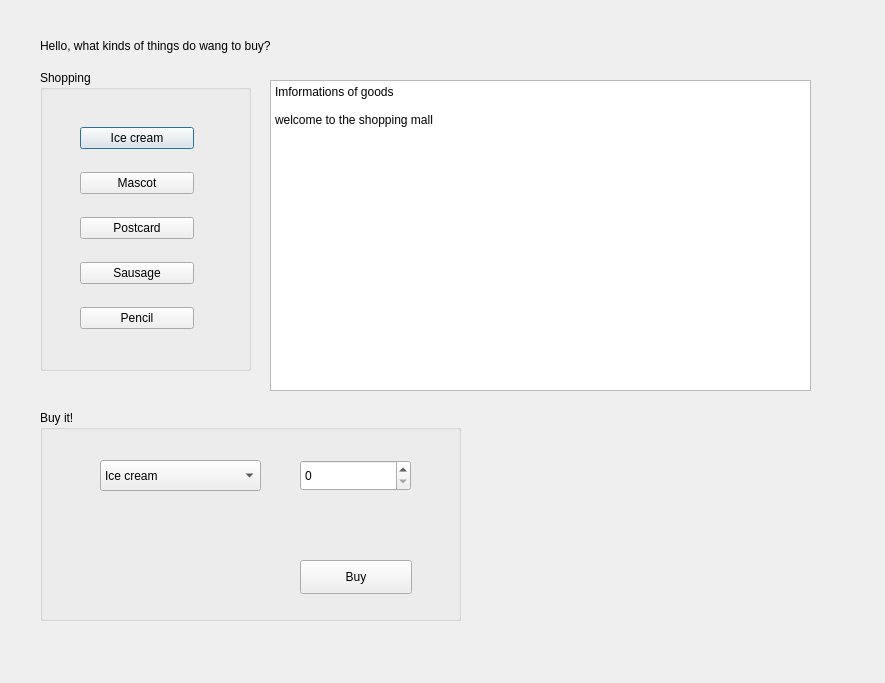
<?xml version="1.0" encoding="UTF-8"?>
<ui version="4.0">
 <class>Dialogbuy</class>
 <widget class="QDialog" name="Dialogbuy">
  <property name="geometry">
   <rect>
    <x>0</x>
    <y>0</y>
    <width>885</width>
    <height>683</height>
   </rect>
  </property>
  <property name="windowTitle">
   <string>Goods</string>
  </property>
  <widget class="QGroupBox" name="groupBox">
   <property name="geometry">
    <rect>
     <x>40</x>
     <y>70</y>
     <width>211</width>
     <height>301</height>
    </rect>
   </property>
   <property name="title">
    <string>Shopping</string>
   </property>
   <widget class="QWidget" name="layoutWidget">
    <property name="geometry">
     <rect>
      <x>40</x>
      <y>40</y>
      <width>114</width>
      <height>241</height>
     </rect>
    </property>
    <layout class="QVBoxLayout" name="verticalLayout">
     <item>
      <widget class="QPushButton" name="pushButton_ice">
       <property name="text">
        <string>Ice cream</string>
       </property>
      </widget>
     </item>
     <item>
      <widget class="QPushButton" name="pushButton_mascot">
       <property name="text">
        <string>Mascot</string>
       </property>
      </widget>
     </item>
     <item>
      <widget class="QPushButton" name="pushButton_postcard">
       <property name="text">
        <string>Postcard</string>
       </property>
      </widget>
     </item>
     <item>
      <widget class="QPushButton" name="pushButton_sausage">
       <property name="text">
        <string>Sausage</string>
       </property>
      </widget>
     </item>
     <item>
      <widget class="QPushButton" name="pushButton_pencil">
       <property name="text">
        <string>Pencil</string>
       </property>
      </widget>
     </item>
    </layout>
   </widget>
  </widget>
  <widget class="QLabel" name="label_hellow">
   <property name="geometry">
    <rect>
     <x>40</x>
     <y>30</y>
     <width>541</width>
     <height>31</height>
    </rect>
   </property>
   <property name="text">
    <string>Hello, what kinds of things do wang to buy?</string>
   </property>
  </widget>
  <widget class="QGroupBox" name="groupBox_buy">
   <property name="geometry">
    <rect>
     <x>40</x>
     <y>410</y>
     <width>421</width>
     <height>211</height>
    </rect>
   </property>
   <property name="title">
    <string>Buy it! </string>
   </property>
   <widget class="QPushButton" name="pushButton_buy">
    <property name="geometry">
     <rect>
      <x>260</x>
      <y>150</y>
      <width>112</width>
      <height>34</height>
     </rect>
    </property>
    <property name="text">
     <string>Buy</string>
    </property>
   </widget>
   <widget class="QComboBox" name="comboBox">
    <property name="geometry">
     <rect>
      <x>60</x>
      <y>50</y>
      <width>161</width>
      <height>31</height>
     </rect>
    </property>
    <item>
     <property name="text">
      <string>Ice cream</string>
     </property>
    </item>
    <item>
     <property name="text">
      <string>Pencil</string>
     </property>
    </item>
    <item>
     <property name="text">
      <string>Postcard</string>
     </property>
    </item>
    <item>
     <property name="text">
      <string>mascot</string>
     </property>
    </item>
    <item>
     <property name="text">
      <string>sausage</string>
     </property>
    </item>
   </widget>
   <widget class="QLabel" name="label_cost">
    <property name="geometry">
     <rect>
      <x>70</x>
      <y>100</y>
      <width>301</width>
      <height>31</height>
     </rect>
    </property>
    <property name="text">
     <string/>
    </property>
   </widget>
   <widget class="QSpinBox" name="spinBox_num">
    <property name="geometry">
     <rect>
      <x>260</x>
      <y>50</y>
      <width>111</width>
      <height>31</height>
     </rect>
    </property>
   </widget>
  </widget>
  <widget class="QPlainTextEdit" name="plainTextEdit">
   <property name="geometry">
    <rect>
     <x>270</x>
     <y>80</y>
     <width>541</width>
     <height>311</height>
    </rect>
   </property>
   <property name="plainText">
    <string>Imformations of goods 

welcome to the shopping mall</string>
   </property>
  </widget>
 </widget>
 <resources/>
 <connections/>
</ui>
